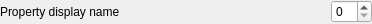
<?xml version="1.0" encoding="UTF-8"?>
<ui version="4.0">
 <class>InspectorInt</class>
 <widget class="QWidget" name="InspectorInt">
  <property name="geometry">
   <rect>
    <x>0</x>
    <y>0</y>
    <width>372</width>
    <height>24</height>
   </rect>
  </property>
  <property name="windowTitle">
   <string>Form</string>
  </property>
  <layout class="QHBoxLayout" name="horizontalLayout">
   <property name="spacing">
    <number>3</number>
   </property>
   <property name="leftMargin">
    <number>0</number>
   </property>
   <property name="topMargin">
    <number>0</number>
   </property>
   <property name="rightMargin">
    <number>0</number>
   </property>
   <property name="bottomMargin">
    <number>0</number>
   </property>
   <item>
    <widget class="QLabel" name="propertyDisplayName">
     <property name="text">
      <string>Property display name</string>
     </property>
    </widget>
   </item>
   <item>
    <spacer name="horizontalSpacer">
     <property name="orientation">
      <enum>Qt::Horizontal</enum>
     </property>
     <property name="sizeHint" stdset="0">
      <size>
       <width>179</width>
       <height>20</height>
      </size>
     </property>
    </spacer>
   </item>
   <item>
    <widget class="QSpinBox" name="propertyInput"/>
   </item>
  </layout>
 </widget>
 <resources/>
 <connections/>
</ui>
